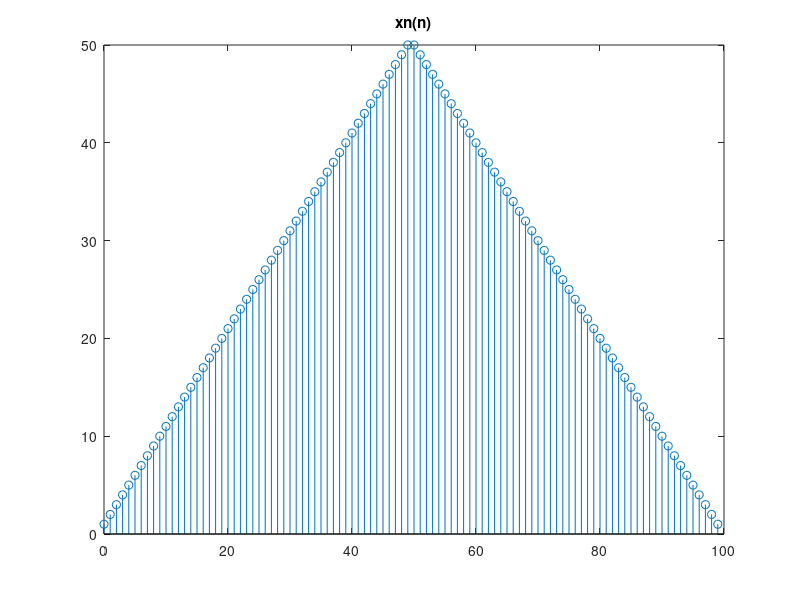

This figure's MATLAB source: (Note: this script raises an error after producing the figure.)
clc
clear
%(1)
n = 0:99; % 序列的范围

% 定义序列x(n)
xn = zeros(size(n));
xn(1:50) = n(1:50) + 1;
xn(51:100) = 100 - n(51:100);

figure;
stem(n, xn);
title('xn(n)');

% 计算X(e^(jw))的样本
N = 10; % 采样点数
% DTFT
[XK, w] = dtft(xn, n, N);

figure;
stem(w/pi, abs(XK));
title('Magnitude Spectrum');
xlabel('w(pi)');
ylabel('|X(e^{jw})|');

% 计算yn = ifft(XK)
yn = ifft(XK);

figure;
subplot(2,1,1);
stem(0:9, abs(yn));
title('yn');

% 计算y2(n) 
y2n = zeros(1,length(yn));
temp2 = zeros(1,length(yn));
y2n = xn(1:10);
for r = 1:9
    temp2 = xn(r*10+1:(r+1)*10);
    y2n = y2n+temp2;
end
fprintf('yn与y2n的差异:%f\n', max(abs(yn-y2n)))

subplot(2,1,2);
stem(0:9, abs(y2n));
title('y2n');

% 比较yn和y2(n)是否相等
isequal(yn, y2n)

%(2)
% 计算X(e^(jw))的样本
N = 100; % 采样点数
% DTFT
[XK2, w2] = dtft(xn, n, N);

% 计算yn = ifft(XK)
yn2 = ifft(XK2);

figure;
subplot(2,1,1);
stem(n, abs(xn));
title('xn');
subplot(2,1,2);
stem(n, abs(yn2));
title('yn');

fprintf('xn与yn的差异:%f\n', max(abs(xn-yn2)))

% 比较yn和y2(n)是否相等
isequal(xn, yn2)
